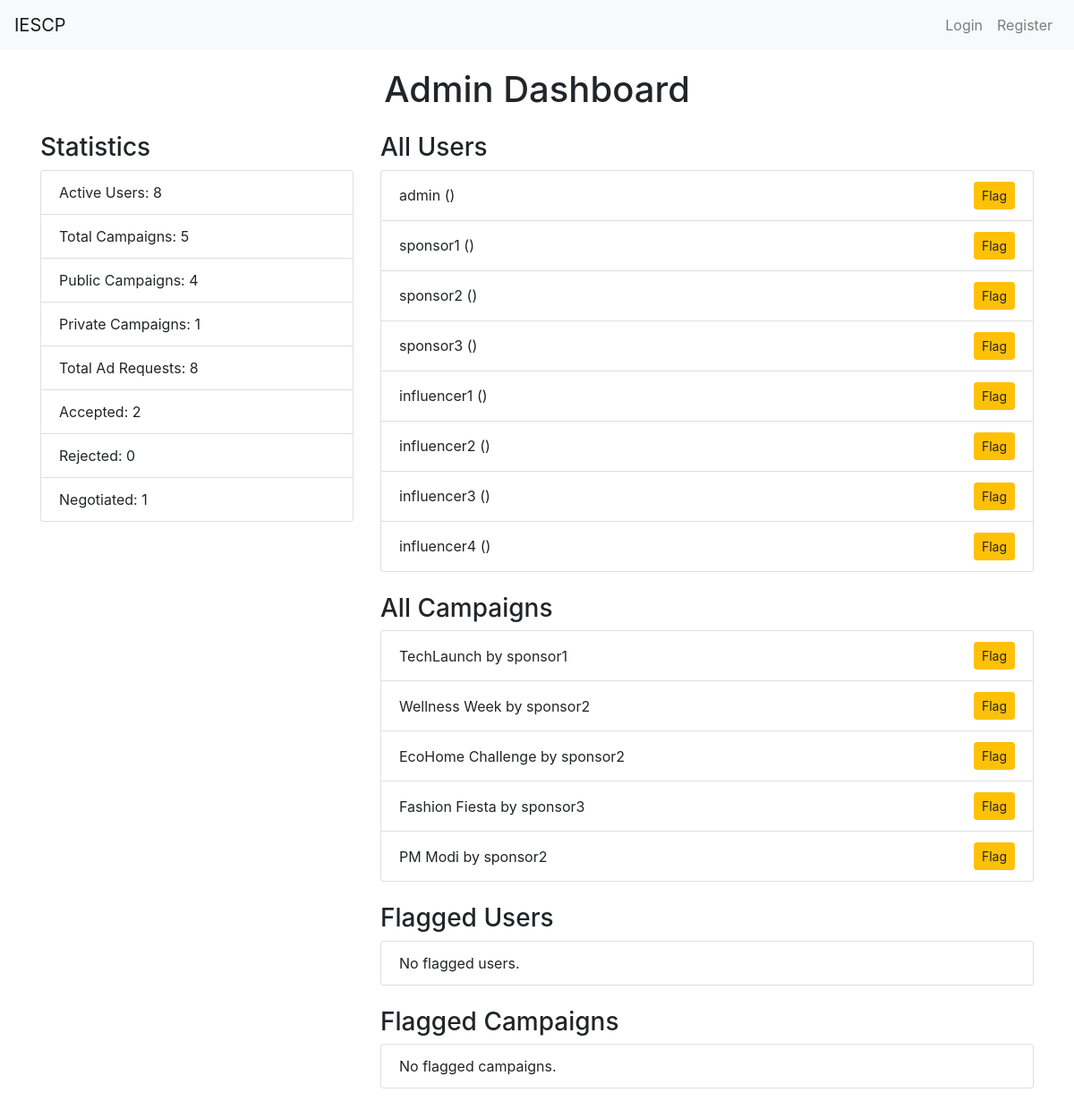
Before: /admin_dashboard with the older database file.
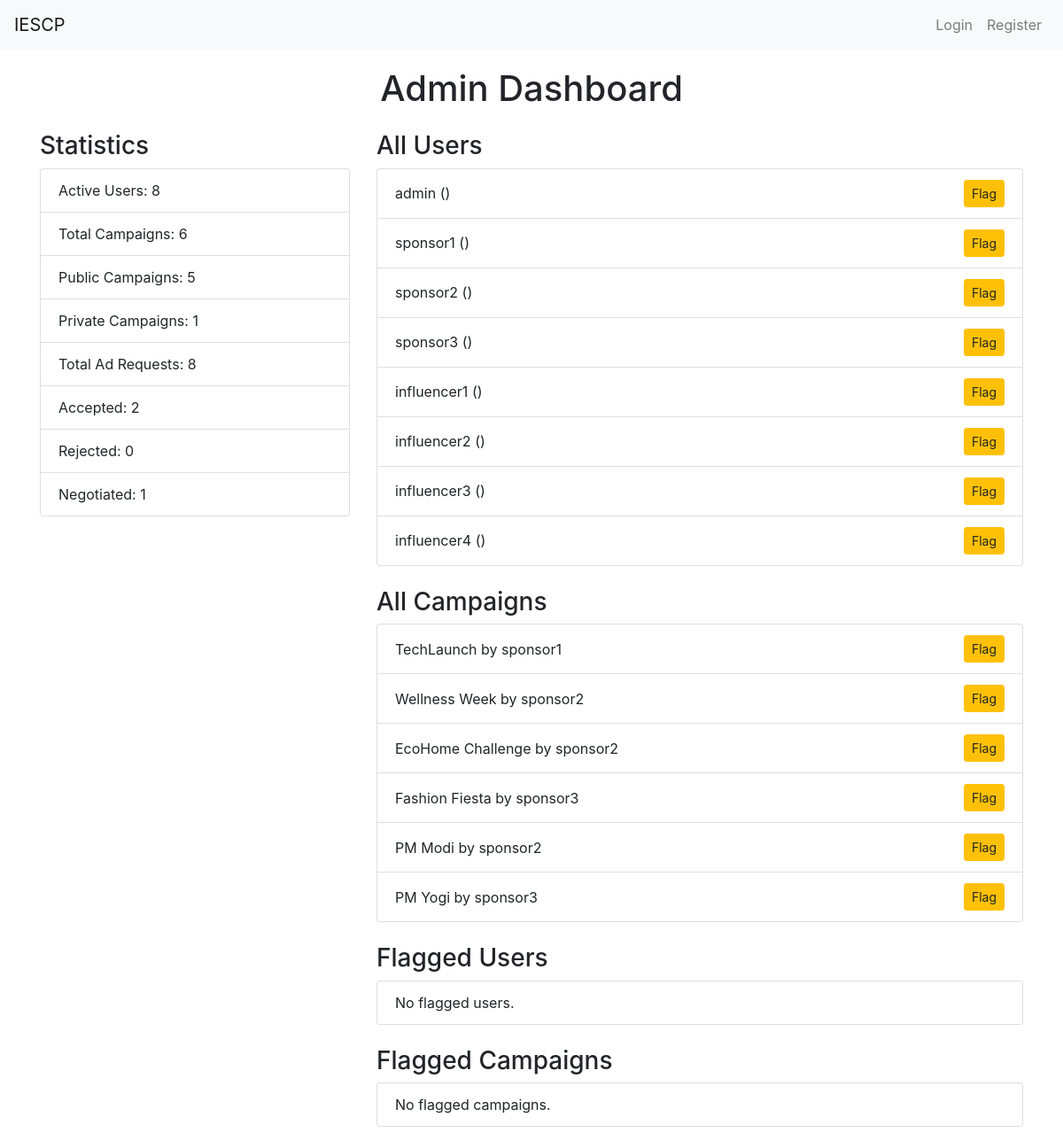
After: the same page with the newer database file.
### app.py (models this page shows, shortened)
class User(UserMixin, db.Model):
    id = db.Column(db.Integer, primary_key=True)
    username = db.Column(db.String(50), unique=True, nullable=False)
    password = db.Column(db.String(200), nullable=False)
    role = db.Column(db.String(20), nullable=False)  # 'admin', 'sponsor', 'influencer'
    flagged = db.Column(db.Boolean, default=False)  # Flag for inappropriate users
    campaigns = db.relationship('Campaign', backref='owner', lazy=True)
    ad_requests = db.relationship('AdRequest', backref='influencer', lazy=True)
    company_name = db.Column(db.String(100))
    industry = db.Column(db.String(100))
    budget = db.Column(db.Integer)
    category = db.Column(db.String(100)) # Health, Gaming, etc.
    niche = db.Column(db.String(100))
    reach = db.Column(db.Integer)
    followers = db.Column(db.Integer)
    platform = db.Column(db.String(10))

class Campaign(db.Model):
    id = db.Column(db.Integer, primary_key=True)
    name = db.Column(db.String(100), nullable=False)
    description = db.Column(db.String(200))
    start_date = db.Column(db.DateTime, default=db.func.current_timestamp())
    end_date = db.Column(db.DateTime)
    niche = db.Column(db.String(100))
    budget = db.Column(db.Float, nullable=False)
    owner_id = db.Column(db.Integer, db.ForeignKey('user.id'), nullable=False)
    visibility = db.Column(db.String(10))  # 'public' or 'private'
    flagged = db.Column(db.Boolean, default=False)
    ad_requests = db.relationship('AdRequest', backref='campaign', lazy=True)

### app.py (the view)
@app.route('/admin_dashboard')
def admin_dashboard():
    users = User.query.all()
    campaigns = Campaign.query.all()
    flagged_users = User.query.filter_by(flagged=True).all()
    flagged_campaigns = Campaign.query.filter_by(flagged=True).all()
    statistics = {
        'active_users': User.query.count(),  # Fixed to show total users
        'total_campaigns': Campaign.query.count(),
        'public_campaigns': Campaign.query.filter_by(visibility='public').count(),
        'private_campaigns': Campaign.query.filter_by(visibility='private').count(),
        'total_ad_requests': AdRequest.query.count(),
        'accepted_requests': AdRequest.query.filter_by(status='Accepted').count(),
        'rejected_requests': AdRequest.query.filter_by(status='Rejected').count(),
        'negotiated_requests': AdRequest.query.filter_by(status='Negotiated').count(),
    }
    return render_template(
        'admin_dashboard.html',
        users=users,
        campaigns=campaigns,
        flagged_users=flagged_users,
        flagged_campaigns=flagged_campaigns,
        **statistics
    )

### templates/admin_dashboard.html (shortened to what this page needs)
{% extends "layout.html" %}
{% block content %}
<h1 class="text-center mb-4">Admin Dashboard</h1>
<div class="row">
    <div class="col-md-4">
        <h3>Statistics</h3>
        <ul class="list-group mb-4">
            <li class="list-group-item">Active Users: {{ active_users }}</li>
            <li class="list-group-item">Total Campaigns: {{ total_campaigns }}</li>
            <li class="list-group-item">Public Campaigns: {{ public_campaigns }}</li>
            <li class="list-group-item">Private Campaigns: {{ private_campaigns }}</li>
            <li class="list-group-item">Total Ad Requests: {{ total_ad_requests }}</li>
            <li class="list-group-item">Accepted: {{ accepted_requests }}</li>
            <li class="list-group-item">Rejected: {{ rejected_requests }}</li>
            <li class="list-group-item">Negotiated: {{ negotiated_requests }}</li>
        </ul>
    </div>
    <div class="col-md-8">
        <h3>All Users</h3>
        <ul class="list-group mb-4">
            {% for user in users %}
            <li class="list-group-item d-flex justify-content-between align-items-center">
                {{ user.username }} ({{ user.email if user.email else '' }})
                <div>
                    <form method="POST" action="{{ url_for('flag_user', user_id=user.id) }}" class="d-inline">
                        <button type="submit" class="btn btn-warning btn-sm">Flag</button>
                    </form>
                </div>
            </li>
            {% else %}
            <li class="list-group-item">No users found.</li>
            {% endfor %}
        </ul>
        <h3>All Campaigns</h3>
        <ul class="list-group mb-4">
            {% for campaign in campaigns %}
            <li class="list-group-item d-flex justify-content-between align-items-center">
                {{ campaign.name }} by {{ campaign.owner.username }}
                <div>
                    <form method="POST" action="{{ url_for('flag_campaign', campaign_id=campaign.id) }}" class="d-inline">
                        <button type="submit" class="btn btn-warning btn-sm">Flag</button>
                    </form>
                </div>
            </li>
            {% else %}
            <li class="list-group-item">No campaigns found.</li>
            {% endfor %}
        </ul>
        <h3>Flagged Users</h3>
        <ul class="list-group mb-4">
            {% for flagged_user in flagged_users %}
            <li class="list-group-item d-flex justify-content-between align-items-center">
                {{ flagged_user.username }} ({{ flagged_user.email if flagged_user.email else '' }})
                <form method="POST" action="{{ url_for('remove_flag_user', user_id=flagged_user.id) }}" class="d-inline">
                    <button type="submit" class="btn btn-danger btn-sm">Remove</button>
                </form>
            </li>
            {% else %}
            <li class="list-group-item">No flagged users.</li>
            {% endfor %}
        </ul>
        <h3>Flagged Campaigns</h3>
        <ul class="list-group mb-4">
            {% for flagged_campaign in flagged_campaigns %}
            <li class="list-group-item d-flex justify-content-between align-items-center">
                {{ flagged_campaign.name }} by {{ flagged_campaign.owner.username }}
                <form method="POST" action="{{ url_for('remove_flag_campaign', campaign_id=flagged_campaign.id) }}" class="d-inline">
                    <button type="submit" class="btn btn-danger btn-sm">Remove</button>
                </form>
            </li>
            {% else %}
            <li class="list-group-item">No flagged campaigns.</li>
            {% endfor %}
        </ul>
    </div>
</div>
{% endblock %}

### templates/layout.html (shortened to what this page needs)
<!DOCTYPE html>
<html lang="en">
<head>
    <link rel="stylesheet" href="https://maxcdn.bootstrapcdn.com/bootstrap/4.5.2/css/bootstrap.min.css">
</head>
<body>
    <nav class="navbar navbar-expand-lg navbar-light bg-light">
        <a class="navbar-brand" href="{{ url_for('home') }}">IESCP</a>
        <div class="collapse navbar-collapse" id="navbarNav">
            <ul class="navbar-nav ml-auto">
                {% if current_user.is_authenticated %}
                    {% if current_user.role == 'admin' %}
                        <li class="nav-item">
                            <a class="nav-link" href="{{ url_for('admin_dashboard') }}">Dashboard</a>
                        </li>
                    {% elif current_user.role == 'sponsor' %}
                        <li class="nav-item">
                            <a class="nav-link" href="{{ url_for('sponsor_dashboard') }}">Dashboard</a>
                        </li>
                    {% elif current_user.role == 'influencer' %}
                        <li class="nav-item">
                            <a class="nav-link" href="{{ url_for('influencer_dashboard') }}">Dashboard</a>
                        </li>
                    {% endif %}
                    <li class="nav-item">
                        <a class="nav-link" href="{{ url_for('logout') }}">Logout</a>
                    </li>
                {% else %}
                    <li class="nav-item">
                        <a class="nav-link" href="{{ url_for('login') }}">Login</a>
                    </li>
                    <li class="nav-item">
                        <a class="nav-link" href="{{ url_for('register') }}">Register</a>
                    </li>
                {% endif %}
            </ul>
        </div>
    </nav>
    <div class="container">
        {% block content %}{% endblock %}
    </div>
</body>
</html>

### templates/layout.html (style rules this page uses)
.container { margin-top: 20px; }

Changed rows visible on the page:
added Campaign: name "PM Yogi", owner.username "sponsor3"
Other visible differences:
{{ total_campaigns }}: "5" → "6"
{{ public_campaigns }}: "4" → "5"
